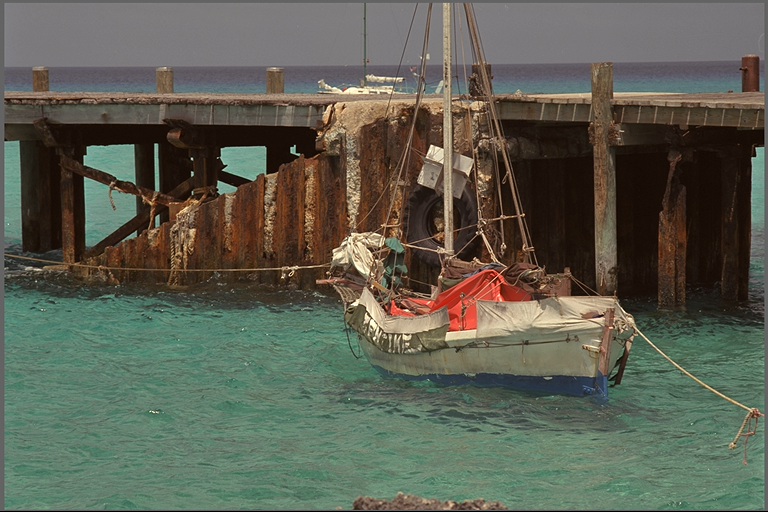
#> input picture data/kodim11.png, 768 x 512 px; its folder holds 5 pictures in this run
$ jupyter execute analysis_image11.ipynb
#> lines starting #> are read from the running program, lines starting #| are printed output that depends on the picture; after the words box and inside, x2 and y2 are one past the last pixel; in counts of white or black regions, pixels touching at a corner belong together; long printed decimals are rounded
### utils.py
import cv2
import os
import numpy as np
import matplotlib.pyplot as plt
from skimage.metrics import structural_similarity as ssim


def list_images(folder):
    exts = ('.png', '.jpg', '.jpeg', '.bmp')
    return sorted([os.path.join(folder, f) for f in os.listdir(folder) if f.lower().endswith(exts)])


def read_images( path , gray = False ):
#> called with path = '../data/kodim11.png', gray = False
    img = cv2.imread(path)
#> img is the input picture: shape (512, 768, 3); mean B, G, R 82.3, 95.1, 93
    if img is None:
        raise FileNotFoundError(f"Image not found: {path}")

    if gray:
        return cv2.cvtColor(img, cv2.COLOR_BGR2GRAY)

    # Convert BGR to RGB for matplotlib
    return cv2.cvtColor(img, cv2.COLOR_BGR2RGB)


def show_image(img, title='' ):

    if img.ndim == 2:
        plt.imshow(img, cmap='gray')
    else:
        plt.imshow(img)
    plt.title(title)
    plt.axis('off')
    plt.show()


def add_salt_pepper_noise(img, p):
    noisy = img.copy()
    rand = np.random.rand(*img.shape)

    noisy[rand < p/2] = 0        # Poivre
    noisy[rand > 1 - p/2] = 255  # Sel

    return noisy


def add_gaussian_noise(img, mean=0, sigma=10):

    noisy = img.copy().astype(np.float32)
    gauss = np.random.normal(mean, sigma, img.shape)
    noisy += gauss
    noisy = np.clip(noisy, 0, 255)  # garder les valeurs entre 0 et 255
    return noisy.astype(np.uint8)

def psnr(original, processed):
    mse = np.mean((original - processed) ** 2)
    if mse == 0:
        return float('inf')
    return 20 * np.log10(255.0 / np.sqrt(mse))

### NoteBook/analysis_image11.ipynb
[cell 1]
import cv2
import matplotlib.pyplot as plt
from skimage.metrics import structural_similarity as ssim

[cell 2]
import sys
sys.path.append("..")

[cell 3]
sys.path.append("...")
from utils import list_images, show_image, read_images, add_salt_pepper_noise , add_gaussian_noise ,psnr

[cell 4]
list_images('../data')

[cell 5]

image = read_images('../data/kodim11.png')
show_image(image , 'image 11 ')

[cell 6]
gray = read_images('../data/kodim11.png',gray=True)
#> call 2 of read_images, with path = '../data/kodim11.png', gray = True
#> in read_images (call 2), `return cv2.cvtColor(img, cv2.COLOR_BGR2GRAY)`:
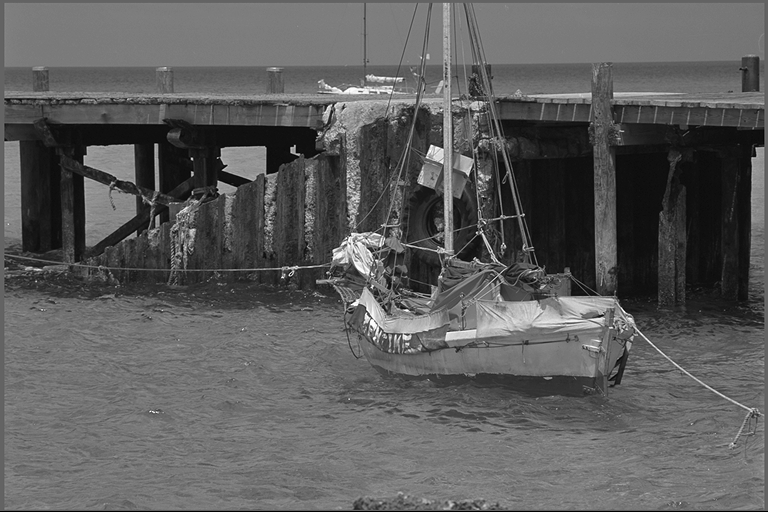
#> returned value: shape (512, 768); min 0, max 255, mean 93
show_image(gray , 'gray 11 ')

[cell 7]
hist = cv2.calcHist([gray], [0], None, [256], [0,256])
#> hist = 256 values, max 15667 at index 125, min 1 at index 1, mean 1536

[cell 8]
plt.figure(figsize=(10,4))
equalized = cv2.equalizeHist(gray)
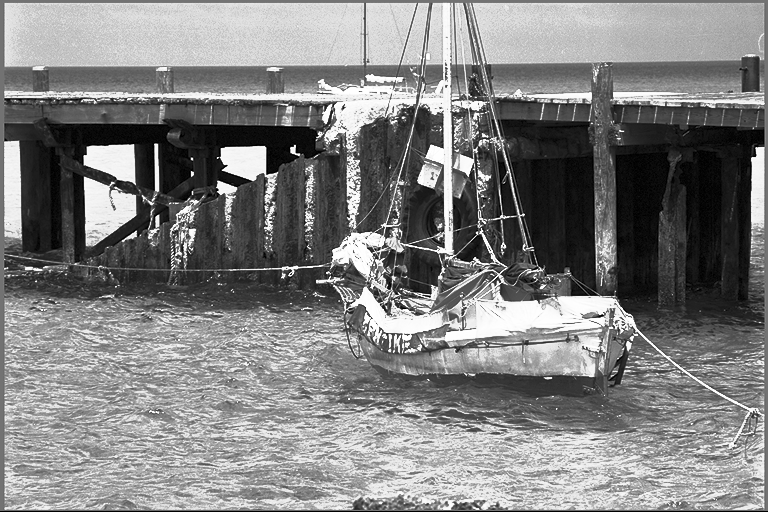
#> equalized: shape (512, 768); min 0, max 255, mean 128.8
hist_eq = cv2.calcHist([equalized], channels=[0], mask=None, histSize=[256],ranges= [0,256])
#> hist_eq = 256 values, max 15667 at index 217, min 0 at index 2, mean 1536

# Affichage de l'image originale gray
plt.subplot(1,2,1)
plt.imshow(gray, cmap='gray')
plt.title("Original Gray Image")
plt.axis('off')
plt.savefig("../results/processed/filtered/image11/gray_image.png", dpi=300, bbox_inches='tight')


plt.subplot(1,2,2)
plt.plot(hist, color='blue')
plt.title("Histogramme original")
plt.xlabel("Intensité")
plt.ylabel("Nombre de pixels")
plt.savefig("../results/histograms/image11/Histogramme_original.png", dpi=300, bbox_inches='tight')
#> figure, not shown here; panel 2: curve peaks at x = 125, y = 15667
plt.show()

[cell 9]
equalized = cv2.equalizeHist(gray)
hist_eq = cv2.calcHist([equalized], channels=[0], mask=None, histSize=[256],ranges= [0,256])

[cell 10]
plt.figure(figsize=(10,4))

# Affichage de l'image originale gray
plt.subplot(1,2,1)
plt.imshow(equalized, cmap='gray')
plt.title("Equalized Image")
plt.axis('off')
plt.savefig("../results/processed/filtered/image11/Equalized_Image.png", dpi=300, bbox_inches='tight')


plt.subplot(1,2,2)
plt.plot(hist_eq, color='blue')
plt.title("Histogramme Equalized")
plt.xlabel("Intensité")
plt.ylabel("Nombre de pixels")
plt.savefig("../results/histograms/image11/Histogramme_Equalized.png", dpi=300, bbox_inches='tight')
#> figure, not shown here; panel 2: curve peaks at x = 217, y = 15667

plt.show()

[cell 11]
clahe = cv2.createCLAHE(clipLimit=2.0, tileGridSize=(8, 8))
clahe_img = clahe.apply(gray)
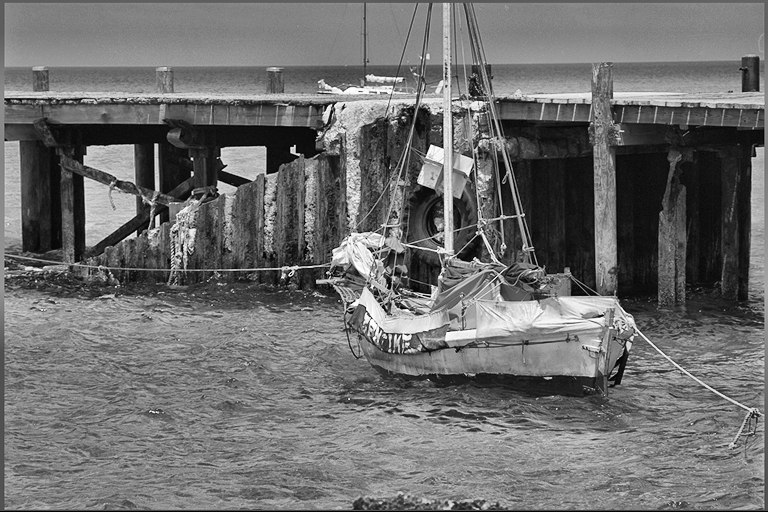
#> clahe_img: shape (512, 768); min 1, max 255, mean 110.2
hist_clahe = cv2.calcHist([clahe_img], [0], None, [256], [0,256])
#> hist_clahe = 256 values, max 6582 at index 130, min 0 at index 0, mean 1536

[cell 12]

clahe = cv2.createCLAHE(clipLimit=2.0, tileGridSize=(8, 8))
clahe_img = clahe.apply(gray)
plt.figure(figsize=(10,4))

# Image CLAHE
plt.subplot(1,2,1)
plt.imshow(clahe_img, cmap='gray')
plt.title("Image après CLAHE")
plt.axis('off')
plt.savefig("../results/processed/filtered/image11/CLAHE_image.png", dpi=300, bbox_inches='tight')

# Histogramme CLAHE
plt.subplot(1,2,2)
plt.plot(hist_clahe, color='blue')
plt.title("Histogramme après CLAHE")
plt.xlabel("Intensité")
plt.ylabel("Nombre de pixels")
plt.savefig("../results/histograms/image11/Histogramme_CLAHE.png", dpi=300, bbox_inches='tight')
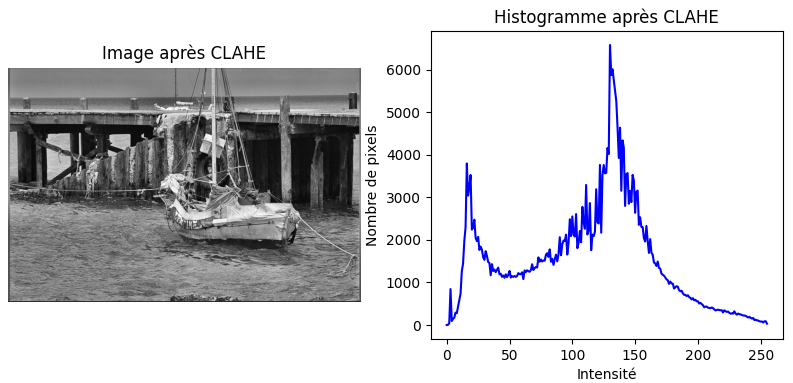
#> figure drawn by matplotlib, 2 panels; panel 2: curve peaks at x = 130, y = 6582

plt.show()

[cell 13]
plt.figure(figsize=(10,4))

plt.subplot(1,3,1)
plt.imshow(gray, cmap='gray')
plt.title("Original Gray Image")
plt.axis('off')

plt.subplot(1,3,2)
plt.imshow(equalized, cmap='gray')
plt.title("Equalized Image")
plt.axis('off')

plt.subplot(1,3,3)
plt.imshow(clahe_img, cmap='gray')
plt.title("Image après CLAHE")
plt.axis('off')

plt.show()

[cell 14]
noisy_img_salt_pepper = add_salt_pepper_noise(gray, 0.05)

# --- Affichage ---
plt.figure(figsize=(12,4))

plt.subplot(1,2,1)
plt.imshow(gray, cmap='gray')
plt.title("Original Gray Image")
plt.axis('off')


plt.subplot(1,2,2)
plt.imshow(noisy_img_salt_pepper, cmap='gray')
plt.title("Image avec Sel et Poivre")
plt.axis('off')


plt.show()

[cell 15]
plt.subplot(1,2,2)
plt.imshow(noisy_img_salt_pepper, cmap='gray')
plt.title("Image avec Sel et Poivre")
plt.axis('off')
plt.savefig("../results/processed/noisy/image11/Sel_et_Poivre_image.png", dpi=300, bbox_inches='tight')

[cell 16]
img_noisy_gauss =add_gaussian_noise(gray, mean=0, sigma=15)
#> in add_gaussian_noise, `noisy += gauss`:
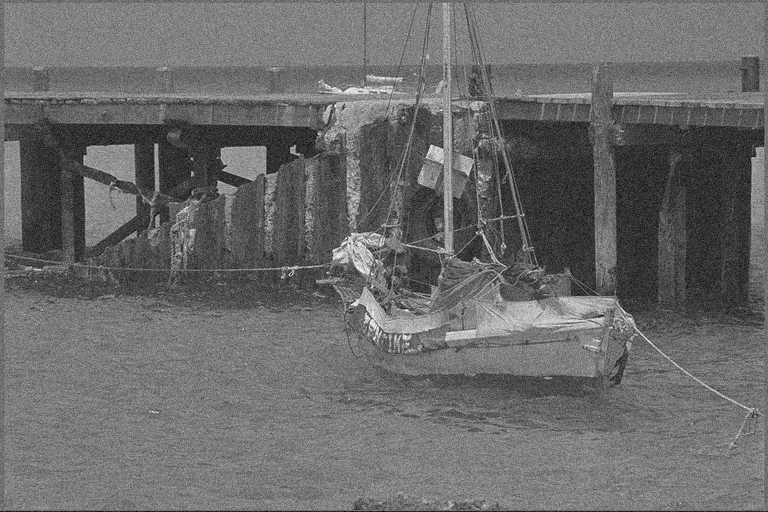
#> noisy: shape (512, 768) float32; min -50.03, max 291.2, mean 93.1; drawn with min black and max white

[cell 17]
# --- Affichage ---
plt.figure(figsize=(12,4))

plt.subplot(1,2,1)
plt.imshow(gray, cmap='gray')
plt.title("Original Gray Image")
plt.axis('off')


plt.subplot(1,2,2)
plt.imshow(img_noisy_gauss, cmap='gray')
plt.title("Image avec bruit Gaussien")
plt.axis('off')

[cell 18]
plt.subplot(1,2,2)
plt.imshow(img_noisy_gauss, cmap='gray')
plt.title("Image avec bruit Gaussien")
plt.axis('off')
plt.savefig("../results/processed/noisy/image11/bruit_Gaussien_image.png", dpi=300, bbox_inches='tight')

[cell 19]
img_blur_sp=cv2.blur(noisy_img_salt_pepper ,(3,3))
img_blur_gauss=cv2.blur(img_noisy_gauss ,(3,3))

[cell 20]
plt.figure(figsize=(12,4))

plt.subplot(1,4,1)
plt.imshow(noisy_img_salt_pepper, cmap='gray')
plt.title("Image bruitée (salt&pepper)")
plt.axis('off')

plt.subplot(1,4,2)
plt.imshow(img_noisy_gauss, cmap='gray')
plt.title("Image bruitée (Gaussien)")
plt.axis('off')

plt.subplot(1,4,3)
plt.imshow(img_blur_sp, cmap='gray')
plt.title("Box Filter pour SP ")
plt.axis('off')
plt.savefig("../results/processed/filtered/image11/Box_Filter_pour_SP.png", dpi=300, bbox_inches='tight')

plt.subplot(1,4,4)
plt.imshow(img_blur_gauss, cmap='gray')
plt.title("Box Filter  pour gauss")
plt.axis('off')

plt.show()

[cell 21]
plt.subplot(1,4,3)
plt.imshow(img_blur_sp, cmap='gray')
plt.title("Box Filter pour SP ")
plt.axis('off')
plt.savefig("../results/processed/filtered/image11/Box_Filter_pour_SP.png", dpi=300, bbox_inches='tight')

[cell 22]
plt.subplot(1,4,4)
plt.imshow(img_blur_gauss, cmap='gray')
plt.title("Box Filter  pour gauss")
plt.axis('off')
plt.savefig("../results/processed/filtered/image11/Box_Filter_pour_gauss.png", dpi=300, bbox_inches='tight')

[cell 23]
img_filter_gauss_sp = cv2.GaussianBlur(noisy_img_salt_pepper, (3,3), sigmaX=1)
img_filter_gauss_for_gauss = cv2.GaussianBlur(img_noisy_gauss, (3,3), sigmaX=1)

[cell 24]
plt.figure(figsize=(12,4))

plt.subplot(1,4,1)
plt.imshow(noisy_img_salt_pepper, cmap='gray')
plt.title("Image bruitée (salt&pepper)")
plt.axis('off')

plt.subplot(1,4,2)
plt.imshow(img_noisy_gauss, cmap='gray')
plt.title("Image bruitée (Gaussien)")
plt.axis('off')

plt.subplot(1,4,3)
plt.imshow(img_filter_gauss_sp, cmap='gray')
plt.title("Filtre Gaussien pour SP ")
plt.axis('off')

plt.subplot(1,4,4)
plt.imshow(img_filter_gauss_for_gauss, cmap='gray')
plt.title("Filtre Gaussien pour gauss")
plt.axis('off')

plt.show()

[cell 25]
plt.subplot(1,4,3)
plt.imshow(img_filter_gauss_sp, cmap='gray')
plt.title("Filtre Gaussien pour SP ")
plt.axis('off')
plt.savefig("../results/processed/filtered/image11/Filtre_Gaussien_pour_SP.png", dpi=300, bbox_inches='tight')

[cell 26]
plt.subplot(1,4,4)
plt.imshow(img_filter_gauss_for_gauss, cmap='gray')
plt.title("Filtre Gaussien pour gauss")
plt.axis('off')
plt.savefig("../results/processed/filtered/image11/Filtre_Gaussien_pour_gauss.png", dpi=300, bbox_inches='tight')

[cell 27]
median_sp = cv2.medianBlur(noisy_img_salt_pepper, 3)
median_gauss = cv2.medianBlur(img_noisy_gauss, 3)

[cell 28]
plt.figure(figsize=(12,4))

plt.subplot(1,4,1)
plt.imshow(noisy_img_salt_pepper, cmap='gray')
plt.title("Image bruitée (salt&pepper)")
plt.axis('off')

plt.subplot(1,4,2)
plt.imshow(img_noisy_gauss, cmap='gray')
plt.title("Image bruitée (Gaussien)")
plt.axis('off')

plt.subplot(1,4,3)
plt.imshow(median_sp, cmap='gray')
plt.title("Filtre median pour SP ")
plt.axis('off')

plt.subplot(1,4,4)
plt.imshow(median_gauss, cmap='gray')
plt.title("Filtre median pour gauss")
plt.axis('off')

plt.show()

[cell 29]
plt.subplot(1,4,3)
plt.imshow(median_sp, cmap='gray')
plt.title("Filtre median pour SP ")
plt.axis('off')
plt.savefig("../results/processed/filtered/image11/Filtre_median_pour_SP.png", dpi=300, bbox_inches='tight')

[cell 30]
plt.subplot(1,4,4)
plt.imshow(median_gauss, cmap='gray')
plt.title("Filtre median pour gauss")
plt.axis('off')
plt.savefig("../results/processed/filtered/image11/Filtre_median_pour_gauss.png", dpi=300, bbox_inches='tight')

[cell 31]
bilateral_sp = cv2.bilateralFilter(noisy_img_salt_pepper, d=9, sigmaColor=75, sigmaSpace=75)
bilateral_gauss = cv2.bilateralFilter(img_noisy_gauss, d=9, sigmaColor=75, sigmaSpace=75)

[cell 32]
plt.figure(figsize=(12,4))
plt.subplot(1,4,1)
plt.imshow(noisy_img_salt_pepper, cmap='gray')
plt.title("Image bruitée (salt&pepper)")
plt.axis('off')

plt.subplot(1,4,2)
plt.imshow(img_noisy_gauss, cmap='gray')
plt.title("Image bruitée (Gaussien)")
plt.axis('off')

plt.subplot(1,4,3)
plt.imshow(bilateral_sp, cmap='gray')
plt.title("Filtre Bilateral pour SP")
plt.axis('off')

plt.subplot(1,4,4)
plt.imshow(bilateral_gauss, cmap='gray')
plt.title("Filtre Bilateral pour Gauss")
plt.axis('off')
plt.show()

[cell 33]
plt.subplot(1,4,3)
plt.imshow(bilateral_sp, cmap='gray')
plt.title("Filtre Bilateral pour SP")
plt.axis('off')
plt.savefig("../results/processed/filtered/image11/Filtre_Bilateral_pour_SP.png", dpi=300, bbox_inches='tight')

[cell 34]
plt.subplot(1,4,4)
plt.imshow(bilateral_gauss, cmap='gray')
plt.title("Filtre Bilateral pour Gauss")
plt.axis('off')
plt.savefig("../results/processed/filtered/image11/Filtre_Bilateral_pour_gauss.png", dpi=300, bbox_inches='tight')
plt.show()

[cell 35]
from skimage.filters.rank import median
from skimage.morphology import disk

[cell 36]
nagao_sp = median(noisy_img_salt_pepper, disk(2))
nagao_gauss = median(img_noisy_gauss, disk(2))

[cell 37]
plt.figure(figsize=(12,4))
plt.subplot(1,4,1)
plt.imshow(noisy_img_salt_pepper, cmap='gray')
plt.title("Image bruitée (SP)")
plt.axis('off')

plt.subplot(1,4,2)
plt.imshow(img_noisy_gauss, cmap='gray')
plt.title("Image bruitée (Gauss)")
plt.axis('off')

plt.subplot(1,4,3)
plt.imshow(nagao_sp, cmap='gray')
plt.title("Filtre Nagao SP")
plt.axis('off')

plt.subplot(1,4,4)
plt.imshow(nagao_gauss, cmap='gray')
plt.title("Filtre Nagao Gauss")
plt.axis('off')
plt.show()

[cell 38]
plt.subplot(1,4,3)
plt.imshow(nagao_sp, cmap='gray')
plt.title("Filtre Nagao SP")
plt.axis('off')
plt.savefig("../results/processed/filtered/image11/Filtre_Nagao_pour_SP.png", dpi=300, bbox_inches='tight')

[cell 39]
plt.subplot(1,4,4)
plt.imshow(nagao_gauss, cmap='gray')
plt.title("Filtre Nagao Gauss")
plt.axis('off')
plt.savefig("../results/processed/filtered/image11/Filtre_Nagao_pour_gauss.png", dpi=300, bbox_inches='tight')
plt.show()

[cell 40]
kernel = cv2.getStructuringElement(cv2.MORPH_RECT, (3,3))

[cell 41]
erosion = cv2.erode(gray, kernel, iterations=1)
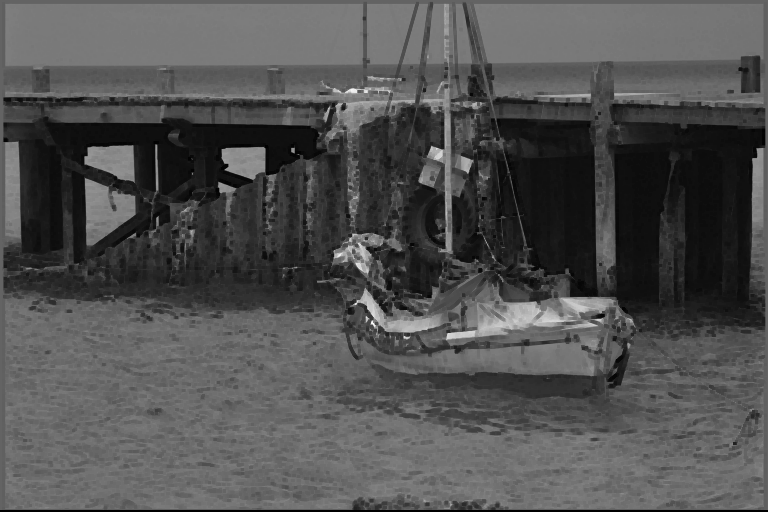
#> erosion: shape (512, 768); min 0, max 251, mean 80.7

[cell 42]
dilation = cv2.dilate(gray, kernel, iterations=1)
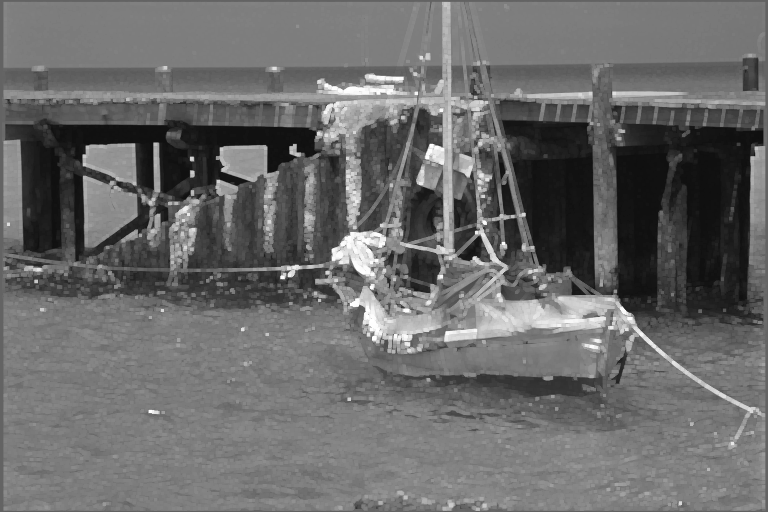
#> dilation: shape (512, 768); min 15, max 255, mean 106.2

[cell 43]
opening = cv2.morphologyEx(gray, cv2.MORPH_OPEN, kernel)

[cell 44]
closing = cv2.morphologyEx(gray, cv2.MORPH_CLOSE, kernel)

[cell 45]
tophat = cv2.morphologyEx(gray, cv2.MORPH_TOPHAT, kernel)
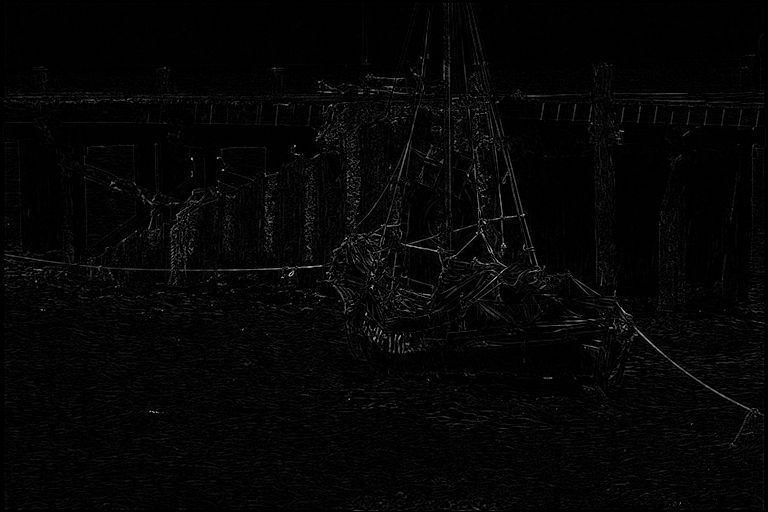
#> tophat: shape (512, 768); min 0, max 201, mean 5.2

[cell 46]
plt.figure(figsize=(12,6))
plt.subplot(2,3,1), plt.imshow(gray, cmap='gray'), plt.title('Image originale'), plt.axis('off')
plt.subplot(2,3,2), plt.imshow(erosion, cmap='gray'), plt.title('Érosion'), plt.axis('off')
plt.subplot(2,3,3), plt.imshow(dilation, cmap='gray'), plt.title('Dilatation'), plt.axis('off')
plt.subplot(2,3,4), plt.imshow(opening, cmap='gray'), plt.title('Ouverture'), plt.axis('off')
plt.subplot(2,3,5), plt.imshow(closing, cmap='gray'), plt.title('Fermeture'), plt.axis('off')
plt.subplot(2,3,6), plt.imshow(tophat, cmap='gray'), plt.title('Top-hat'), plt.axis('off')
plt.savefig("../results/processed/morphology/image11/morpho_operations.png", dpi=300, bbox_inches='tight')
plt.show()

[cell 47]
# 1. Amélioration du contraste avec CLAHE
clahe = cv2.createCLAHE(clipLimit=2.0, tileGridSize=(8,8))
img_contrast = clahe.apply(gray)

[cell 48]
# 2. Filtrage (filtre médian pour bruit Sel & Poivre)
img_filtered = cv2.medianBlur(img_contrast, 3)

[cell 49]
# 3. Morphologie
kernel = cv2.getStructuringElement(cv2.MORPH_RECT, (3,3))
img_morph = cv2.morphologyEx(img_filtered, cv2.MORPH_OPEN, kernel)
img_morph = cv2.morphologyEx(img_morph, cv2.MORPH_CLOSE, kernel)

[cell 50]
# 4. Segmentation (Otsu)
_, img_segmented = cv2.threshold(img_morph, 0, 255, cv2.THRESH_BINARY + cv2.THRESH_OTSU)
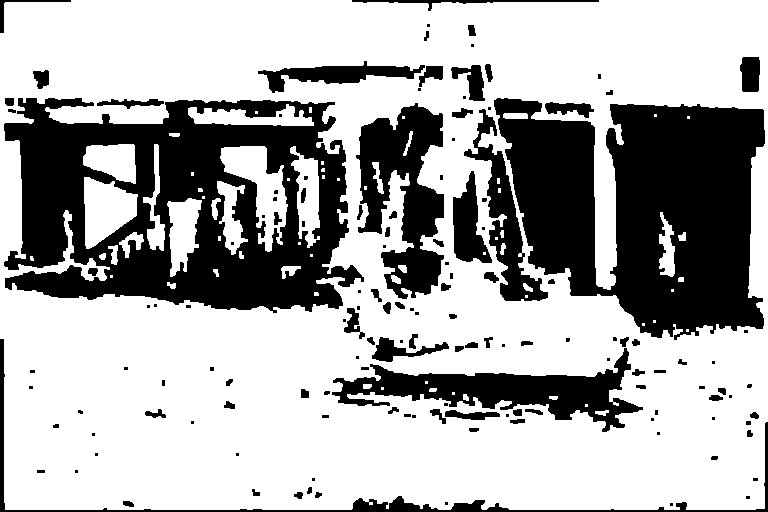
#> img_segmented: shape (512, 768); 67.5% white; 141 black regions (62 under 20 px), largest, box (x1, y1, x2, y2) and area: (4, 98, 364, 313) 45645, (494, 98, 765, 340) 43384, (356, 103, 444, 299) 9604

[cell 51]
# Visualisation
plt.figure(figsize=(12,4))
plt.subplot(1,4,1), plt.imshow(gray, cmap='gray'), plt.title('Image originale'), plt.axis('off')
plt.subplot(1,4,2), plt.imshow(img_contrast, cmap='gray'), plt.title('Contraste CLAHE'), plt.axis('off')
plt.subplot(1,4,3), plt.imshow(img_morph, cmap='gray'), plt.title('Filtrage + Morphologie'), plt.axis('off')
plt.subplot(1,4,4), plt.imshow(img_segmented, cmap='gray'), plt.title('Segmentation Otsu'), plt.axis('off')
plt.savefig("../results/processed/morphology/image11/morphology.png", dpi=300, bbox_inches='tight')
plt.show()

[cell 52]
plt.figure(figsize=(15,4))

plt.subplot(1,5,1)
plt.imshow(gray, cmap='gray')
plt.title('Originale')
plt.axis('off')

plt.subplot(1,5,2)
plt.imshow(noisy_img_salt_pepper, cmap='gray')
plt.title('Bruit Sel & Poivre')
plt.axis('off')

plt.subplot(1,5,3)
plt.imshow(img_filtered, cmap='gray')
plt.title('Filtrée')
plt.axis('off')

plt.subplot(1,5,4)
plt.imshow(img_morph, cmap='gray')
plt.title('Morphologie')
plt.axis('off')

plt.subplot(1,5,5)
plt.imshow(img_segmented, cmap='gray')
plt.title('Segmentée')
plt.axis('off')
plt.savefig("../results/processed/morphology/image11/pipeline_images.png", dpi=300, bbox_inches='tight')
plt.show()

[cell 53]
ssim_value = ssim(gray, img_segmented)
#> ssim_value = 0.286
print("SSIM:", ssim_value)
#| SSIM: 0.2857

[cell 54]
psnr_value = psnr(gray, img_segmented)
#> in psnr, `mse = np.mean((original - processed) ** 2)`: mse = 87.77
#> psnr_value = 28.7
print("PSNR:", psnr_value)
#| PSNR: 28.698
PSNR: 27.69674246176274

[cell 55]
plt.figure(figsize=(10,4))
plt.hist(gray.ravel(), bins=256, color='blue', alpha=0.5, label='gray')
plt.hist(img_segmented.ravel(), bins=256, color='red', alpha=0.5, label='img_segmented')
plt.legend()
plt.savefig("../results/histograms/image11/hist_comparison.png", dpi=300, bbox_inches='tight')
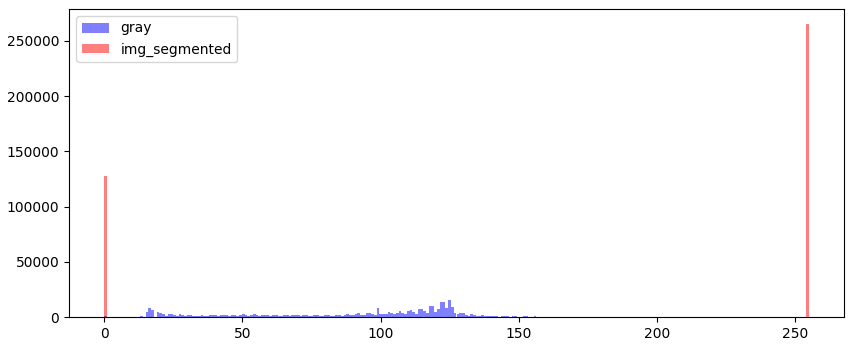
#> figure drawn by matplotlib, 1 panel; tallest bar 15667 high, from x = 124.5 to 125.5; tallest bar 265485 high, from x = 254 to 255
plt.show()
